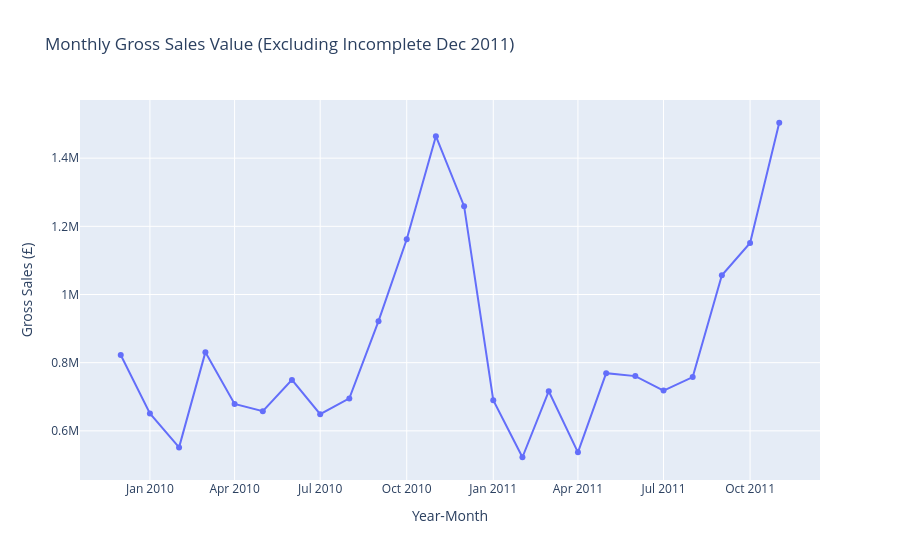
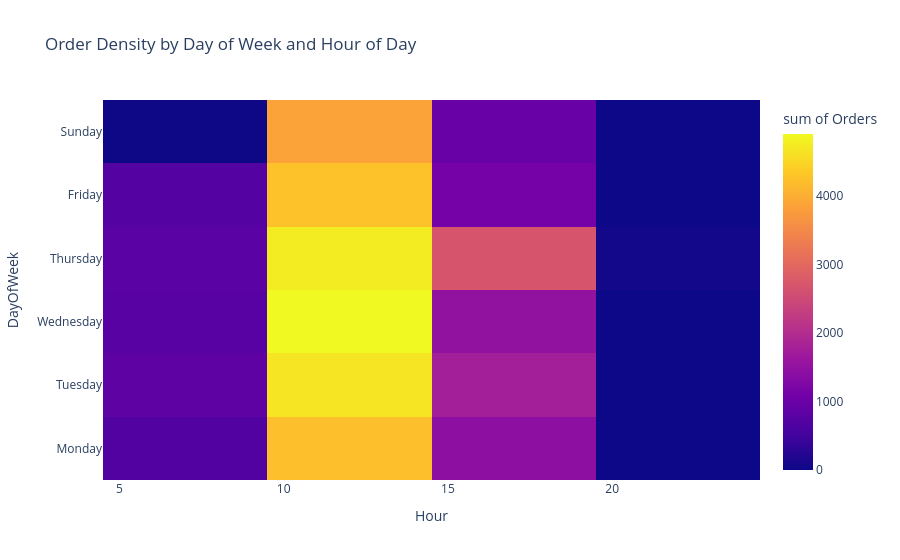

Notebook cell for these charts, in order:
### Markdown cell above
# Task-10: Examine Time patterns

### Code cell
monthly_summary = df_sales.groupby("YearMonth").agg(
    GrossSales=("LineValue", "sum"),
    OrderCount=("Invoice", "nunique"),
    LineCount=("StockCode", "count"),
    ActiveCustomers=("CustomerID", "nunique")
).reset_index()

monthly_summary["AOV"] = monthly_summary["GrossSales"] / monthly_summary["OrderCount"]
monthly_complete = monthly_summary[monthly_summary["YearMonth"] != "2011-12"].copy()

fig = px.line(
    monthly_complete,
    x="YearMonth",
    y="GrossSales",
    title="Monthly Gross Sales Value (Excluding Incomplete Dec 2011)",
    markers=True,
    labels={"GrossSales": "Gross Sales (£)", "YearMonth": "Year-Month"}
)
fig.show()

hourly_dow = df_sales.groupby(["DayOfWeek", "Hour"]).agg(OrderCount=("Invoice", "nunique")).reset_index()
order_days = ["Monday", "Tuesday", "Wednesday", "Thursday", "Friday", "Sunday"]
hourly_dow["DayOfWeek"] = pd.Categorical(hourly_dow["DayOfWeek"], categories=order_days, ordered=True)
hourly_dow = hourly_dow.sort_values(["DayOfWeek", "Hour"])

fig_dow = px.density_heatmap(
    hourly_dow,
    x="Hour",
    y="DayOfWeek",
    z="OrderCount",
    title="Order Density by Day of Week and Hour of Day",
    labels={"OrderCount": "Orders"}
)
fig_dow.show()

### Figure 1 — Plotly figure (JSON) as saved in the notebook; plotly's stock layout.template omitted (floating-point values rounded to 4 significant figures)
{"data": [{"hovertemplate": "Year-Month=%{x}<br>Gross Sales (£)=%{y}<extra></extra>", "legendgroup": "", "line": {"color": "#636efa", "dash": "solid"}, "marker": {"symbol": "circle"}, "mode": "lines+markers", "name": "", "orientation": "v", "showlegend": false, "type": "scatter", "x": ["2009-12", "2010-01", "2010-02", "2010-03", "2010-04", "2010-05", "2010-06", "2010-07", "2010-08", "2010-09", "2010-10", "2010-11", "2010-12", "2011-01", "2011-02", "2011-03", "2011-04", "2011-05", "2011-06", "2011-07", "2011-08", "2011-09", "2011-10", "2011-11"], "xaxis": "x", "y": [822500.0, 651200.0, 551500.0, 830900.0, 678900.0, 657700.0, 749500.0, 648800.0, 695300.0, 921700.0, 1162000.0, 1464000.0, 1259000.0, 689800.0, 522500.0, 716200.0, 537000.0, 769300.0, 760500.0, 718100.0, 757800.0, 1056000.0, 1151000.0, 1504000.0], "yaxis": "y"}], "layout": {"legend": {"tracegroupgap": 0}, "title": {"text": "Monthly Gross Sales Value (Excluding Incomplete Dec 2011)"}, "xaxis": {"anchor": "y", "domain": [0, 1], "title": {"text": "Year-Month"}}, "yaxis": {"anchor": "x", "domain": [0, 1], "title": {"text": "Gross Sales (£)"}}}}

### Figure 2 — Plotly figure (JSON) as saved in the notebook; plotly's stock layout.template omitted (floating-point values rounded to 4 significant figures)
{"data": [{"coloraxis": "coloraxis", "histfunc": "sum", "hovertemplate": "Hour=%{x}<br>DayOfWeek=%{y}<br>sum of Orders=%{z}<extra></extra>", "name": "", "type": "histogram2d", "x": [7, 8, 9, 10, 11, 12, 13, 14, 15, 16, 17, 18, 7, 8, 9, 10, 11, 12, 13, 14, 15, 16, 17, 18, 19, 20, 7, 8, 9, 10, 11, 12, 13, 14, 15, 16, 17, 18, 19, 20, 6, 7, 8, 9, 10, 11, 12, 13, 14, 15, 16, 17, 18, 19, 20, 7, 8, 9, 10, 11, 12, 13, 14, 15, 16, 17, 18, 19, 20, 9, 10, 11, 12, 13, 14, 15, 16, 17, 10, 11, 12, 13, 14, 15, 16], "xaxis": "x", "xbingroup": "x", "y": ["Monday", "Monday", "Monday", "Monday", "Monday", "Monday", "Monday", "Monday", "Monday", "Monday", "Monday", "Monday", "Tuesday", "Tuesday", "Tuesday", "Tuesday", "Tuesday", "Tuesday", "Tuesday", "Tuesday", "Tuesday", "Tuesday", "Tuesday", "Tuesday", "Tuesday", "Tuesday", "Wednesday", "Wednesday", "Wednesday", "Wednesday", "Wednesday", "Wednesday", "Wednesday", "Wednesday", "Wednesday", "Wednesday", "Wednesday", "Wednesday", "Wednesday", "Wednesday", "Thursday", "Thursday", "Thursday", "Thursday", "Thursday", "Thursday", "Thursday", "Thursday", "Thursday", "Thursday", "Thursday", "Thursday", "Thursday", "Thursday", "Thursday", "Friday", "Friday", "Friday", "Friday", "Friday", "Friday", "Friday", "Friday", "Friday", "Friday", "Friday", "Friday", "Friday", "Friday", "Sunday", "Sunday", "Sunday", "Sunday", "Sunday", "Sunday", "Sunday", "Sunday", "Sunday", null, null, null, null, null, null, null], "yaxis": "y", "ybingroup": "y", "z": [14, 170, 506, 734, 736, 1003, 942, 816, 756, 469, 188, 17, 17, 205, 631, 817, 839, 1120, 1042, 860, 829, 504, 313, 81, 31, 2, 12, 202, 555, 846, 836, 1221, 1047, 960, 783, 516, 203, 1, 2, 1, 1, 22, 213, 553, 858, 825, 1153, 1000, 918, 859, 667, 520, 361, 290, 49, 12, 208, 503, 829, 811, 949, 821, 837, 608, 323, 180, 6, 9, 1, 6, 520, 855, 975, 836, 677, 726, 237, 3, 6, 1, 6, 7, 3, 5, 2]}], "layout": {"coloraxis": {"colorbar": {"title": {"text": "sum of Orders"}}, "colorscale": [[0, "#0d0887"], [0.1111, "#46039f"], [0.2222, "#7201a8"], [0.3333, "#9c179e"], [0.4444, "#bd3786"], [0.5556, "#d8576b"], [0.6667, "#ed7953"], [0.7778, "#fb9f3a"], [0.8889, "#fdca26"], [1, "#f0f921"]]}, "legend": {"tracegroupgap": 0}, "title": {"text": "Order Density by Day of Week and Hour of Day"}, "xaxis": {"anchor": "y", "domain": [0, 1], "title": {"text": "Hour"}}, "yaxis": {"anchor": "x", "domain": [0, 1], "title": {"text": "DayOfWeek"}}}}
